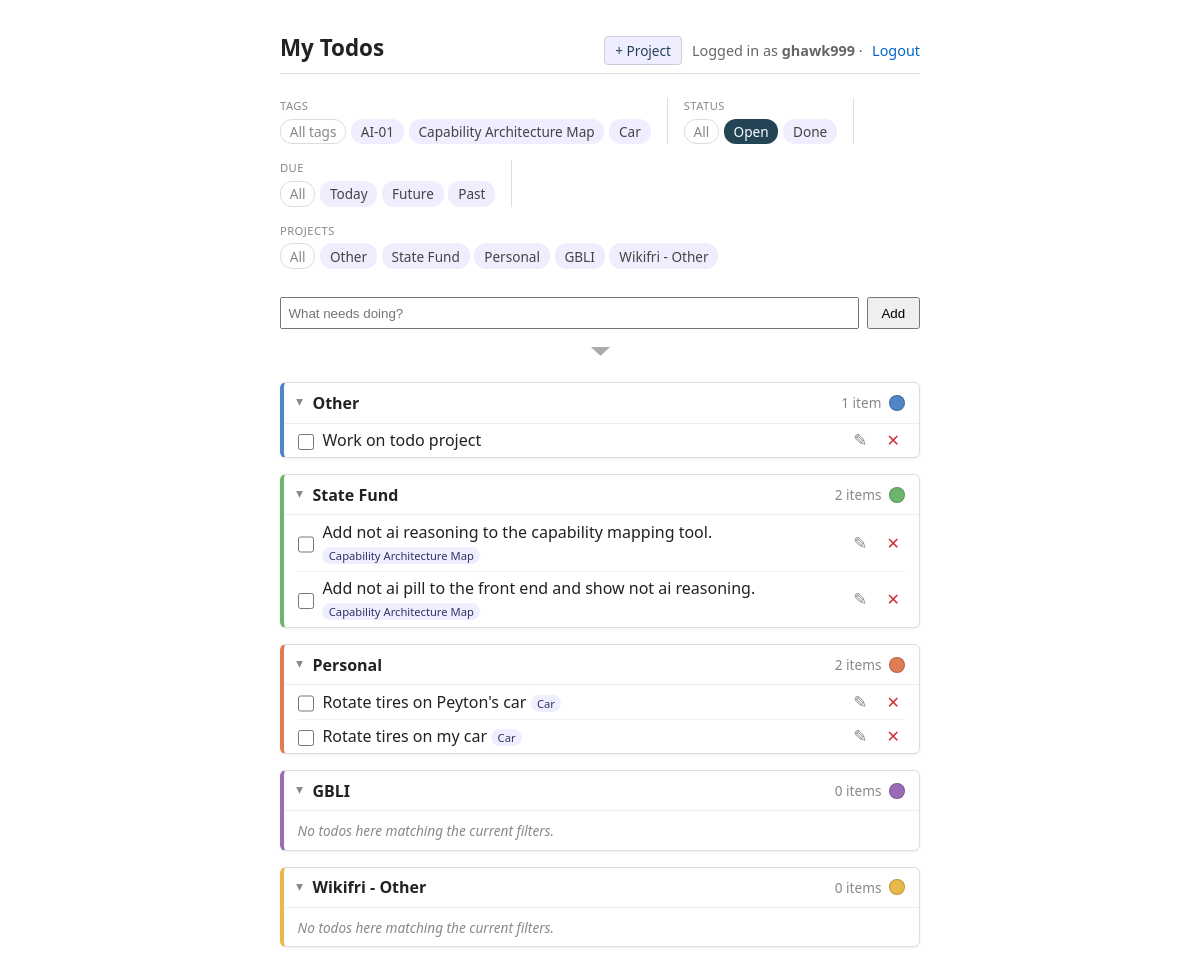
The app's page / (signed in), older data.
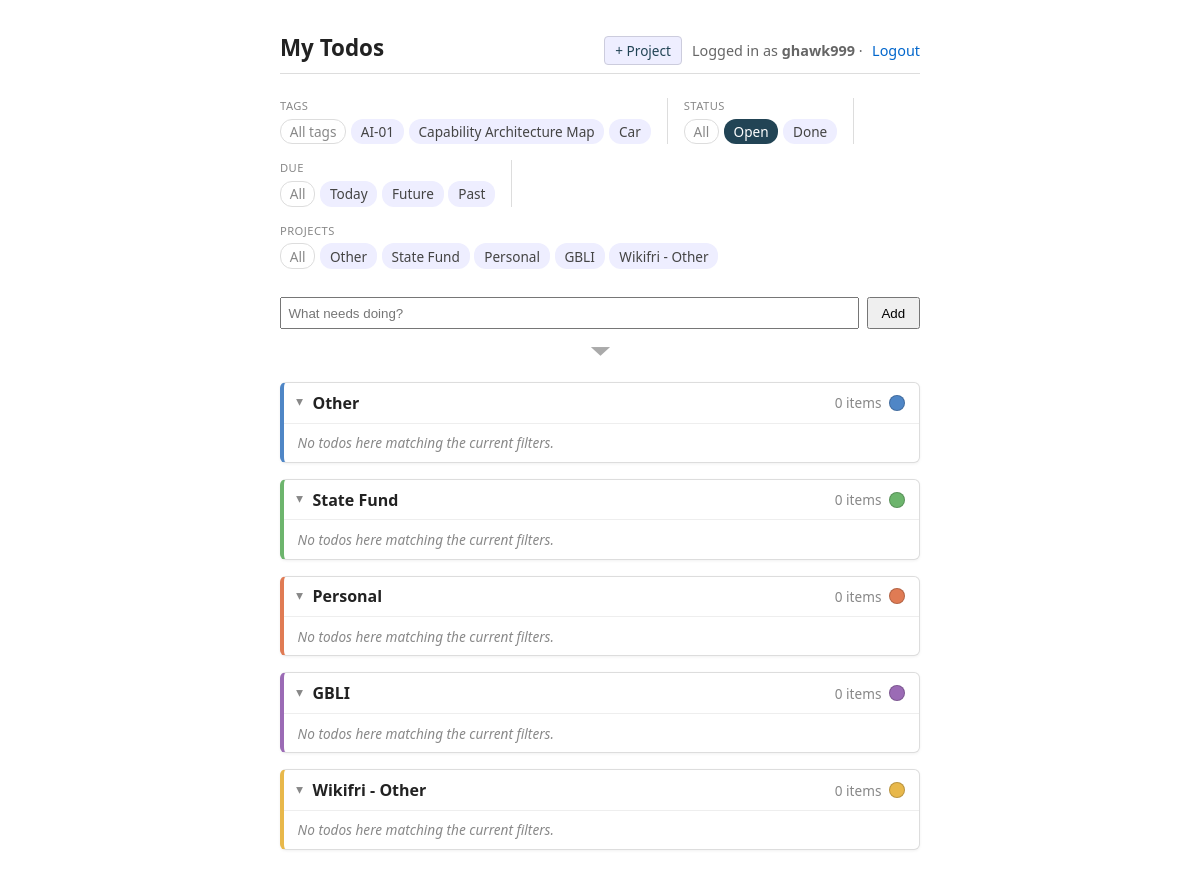
The same page, newer data.
### todos/models.py (models this page shows, shortened)
class Tag(models.Model):
    user = models.ForeignKey(
        settings.AUTH_USER_MODEL,
        on_delete=models.CASCADE,
        related_name='tags',
    )
    name = models.CharField(max_length=50)
    created_at = models.DateTimeField(auto_now_add=True)
    class Meta:
        ordering = ['name']
        constraints = [
            models.UniqueConstraint(Lower('name'), 'user', name='unique_tag_name_per_user_ci'),
        ]

class Project(models.Model):
    user = models.ForeignKey(
        settings.AUTH_USER_MODEL,
        on_delete=models.CASCADE,
        related_name='projects',
    )
    name = models.CharField(max_length=80)
    sort_order = models.PositiveIntegerField(default=0)
    is_catchall = models.BooleanField(default=False)
    color = models.CharField(max_length=7, blank=True, default='')
    created_at = models.DateTimeField(auto_now_add=True)
    class Meta:
        ordering = ['sort_order', 'name']
        constraints = [
            models.UniqueConstraint(fields=['user', 'name'], name='unique_project_name_per_user'),
            models.UniqueConstraint(
                fields=['user'],
                condition=models.Q(is_catchall=True),
                name='one_catchall_per_user',
            ),
        ]
    def __str__(self):
        return self.name

class Todo(models.Model):
    user = models.ForeignKey(
        settings.AUTH_USER_MODEL,
        on_delete=models.CASCADE,
        related_name='todos',
    )
    project = models.ForeignKey(
        Project,
        null=True,
        blank=True,
        on_delete=models.SET_NULL,
        related_name='todos',
    )
    tags = models.ManyToManyField(Tag, blank=True, related_name='todos')
    title = models.CharField(max_length=200)
    done = models.BooleanField(default=False)
    due_date = models.DateField(null=True, blank=True)
    created_at = models.DateTimeField(auto_now_add=True)
    updated_at = models.DateTimeField(auto_now=True)
    completed_at = models.DateTimeField(null=True, blank=True)
    class Meta:
        ordering = ['done', 'id']

### todos/views.py (the view)
# urls.py: path('', views.todo_list, name='todo_list'),
@login_required
def todo_list(request):
    return render(request, 'todos/list.html', _list_context(request))

### todos/forms.py (shortened to what this page needs)
class ProjectForm(forms.ModelForm):
    class Meta:
        model = Project
        fields = ['name', 'color']
        widgets = {
            'name': forms.TextInput(attrs={'placeholder': 'New project name'}),
            'color': forms.TextInput(attrs={'type': 'color', 'style': 'width:3rem;height:2rem;padding:.1rem;cursor:pointer'}),
        }
    def __init__(self, *args, user=None, **kwargs):
        super().__init__(*args, **kwargs)
        self._user = user
        self.fields['color'].required = False

### todos/views.py (called while the page is built, shortened)
def _get_or_create_catchall(user):
    catchall = user.projects.filter(is_catchall=True).first()
    if catchall is not None:
        return catchall

def _active_tag(request):
    raw = (request.GET.get('tag') or '').strip()
    if not raw:
        return None
    return Tag.objects.filter(user=request.user, name__iexact=raw).first()

def _active_status(request):
    raw = request.GET.get('status')
    if raw is None:
        return 'open'  # default view: open todos only
    raw = raw.strip().lower()
    if raw == 'all':
        return None
    return raw if raw in STATUS_CHOICES else 'open'

def _active_due(request):
    raw = (request.GET.get('due') or '').strip().lower()
    return raw if raw in DUE_CHOICES else None

def _active_project(request):
    raw = (request.GET.get('project') or '').strip()
    if not raw:
        return None
    return request.user.projects.filter(pk=raw).first() if raw.isdigit() else None

### todos/templates/todos/list.html (shortened to what this page needs)
{% extends "base.html" %}
{% block header_actions %}
    <button type="button" id="new-project-btn" class="btn-new-project">+ Project</button>
{% endblock %}
{% block content %}
    <div class="filter-bar">
        {% if used_tags %}
            <div class="filter-group">
                <div class="filter-label">Tags</div>
                <div class="filter-pills">
                    <a class="chip clear {% if not active_tag %}active{% endif %}" href="{% querystring tag=None %}">All tags</a>
                    {% for tag in used_tags %}
                        <a class="chip {% if active_tag and active_tag.pk == tag.pk %}active{% endif %}"
                           href="{% querystring tag=tag.name %}">{{ tag.name }}</a>
                    {% endfor %}
                </div>
            </div>
        {% endif %}
        <div class="filter-group">
            <div class="filter-label">Status</div>
            <div class="filter-pills">
                <a class="chip clear {% if not active_status %}active{% endif %}" href="{% querystring status='all' %}">All</a>
                <a class="chip {% if active_status == 'open' %}active{% endif %}" href="{% querystring status='open' %}">Open</a>
                <a class="chip {% if active_status == 'done' %}active{% endif %}" href="{% querystring status='done' %}">Done</a>
            </div>
        </div>
        <div class="filter-group">
            <div class="filter-label">Due</div>
            <div class="filter-pills">
                <a class="chip clear {% if not active_due %}active{% endif %}" href="{% querystring due=None %}">All</a>
                <a class="chip {% if active_due == 'today' %}active{% endif %}" href="{% querystring due='today' %}">Today</a>
                <a class="chip {% if active_due == 'future' %}active{% endif %}" href="{% querystring due='future' %}">Future</a>
                <a class="chip {% if active_due == 'past' %}active{% endif %}" href="{% querystring due='past' %}">Past</a>
            </div>
        </div>
        {% if projects %}
            <div class="filter-group">
                <div class="filter-label">Projects</div>
                <div class="filter-pills">
                    <a class="chip clear {% if not active_project %}active{% endif %}" href="{% querystring project=None %}">All</a>
                    {% for project in projects %}
                        <a class="chip {% if active_project and active_project.pk == project.pk %}active{% endif %}"
                           href="{% querystring project=project.pk %}">{{ project.name }}</a>
                    {% endfor %}
                </div>
            </div>
        {% endif %}
    </div>
    <form class="add-form" method="post" action="{% url 'todo_add' %}">
        <div class="add-row">
            {{ todo_form.title }}
            <button type="submit">Add</button>
        </div>
        <details class="add-more" {% if todo_form.project.errors or todo_form.tags_text.errors or todo_form.due_date.errors or todo_form.day_of_week.errors %}open{% endif %}>
            <summary title="Show / hide project, tags, due date, and recurring options"></summary>
        </details>
    </form>
    <div id="project-cards">
    {% for group in groups %}
        <details class="card draggable" open draggable="true" data-project-id="{{ group.project.pk }}" style="--card-accent: {{ group.color }}">
            <summary>
                <span class="card-title">{{ group.project.name }}</span>
                <span class="card-count">{{ group.todos|length }} item{{ group.todos|length|pluralize }}</span>
                <button type="button" class="card-color-btn" style="background:{{ group.color }}" data-project-id="{{ group.project.pk }}" title="Edit project color" aria-label="Edit project"></button>
            </summary>
            {% if group.todos %}
                <ul class="todos">
                    {% for todo in group.todos %}
                        <li class="{% if todo.done %}done{% endif %}">
                            <form class="inline toggle-form" method="post" action="{% url 'todo_toggle' todo.pk %}">
                                <input type="checkbox" class="todo-check" {% if todo.done %}checked{% endif %} title="Toggle done" aria-label="Mark complete">
                            </form>
                            <span class="title">
                                {{ todo.title }}
                                {% for t in todo.tags.all %}<span class="row-tag">{{ t.name }}</span>{% endfor %}
                            </span>
                            <a href="{% url 'todo_edit' todo.pk %}{% querystring %}" class="edit-btn" title="Edit" aria-label="Edit todo">✎</a>
                            <form class="inline" method="post" action="{% url 'todo_delete' todo.pk %}">
                                <button type="submit" class="delete-btn" title="Delete" aria-label="Delete todo">✕</button>
                            </form>
                        </li>
                    {% endfor %}
                </ul>
            {% else %}
                <p class="card-empty">No todos here{% if active_tag or active_status %} matching the current filters{% endif %}.</p>
            {% endif %}
        </details>
    {% empty %}
        <p style="color:#666">No projects yet — add one above, or add a todo (it'll go into "Other").</p>
    {% endfor %}
    </div>
{% endblock %}

### todos/templates/base.html (shortened to what this page needs)
{% load static %}
<!doctype html>
<html lang="en">
<head>
</head>
<body>
<header>
    <h1>My Todos</h1>
    <nav>
        {% if user.is_authenticated %}
            {% block header_actions %}{% endblock %}
            <span class="nav-user">Logged in as <strong>{{ user.username }}</strong> ·</span>
            <form class="inline" method="post" action="{% url 'logout' %}">
                <button type="submit" class="link">Logout</button>
            </form>
        {% else %}
            <a href="{% url 'login' %}">Login</a> · <a href="{% url 'signup' %}">Sign up</a>
        {% endif %}
    </nav>
</header>
<main>
    {% block content %}{% endblock %}
</main>
</body>
</html>

### todos/templates/base.html (style rules this page uses)
body { font-family: system-ui, sans-serif; max-width: 640px; margin: 2rem auto; padding: 0 1rem; color: #222; }
header { display: flex; justify-content: space-between; align-items: baseline; border-bottom: 1px solid #ddd; padding-bottom: .5rem; margin-bottom: 1.5rem; }
header h1 { margin: 0; font-size: 1.4rem; }
header nav { font-size: .9rem; color: #666; display: flex; align-items: center; gap: .6rem; }
header nav .nav-user { line-height: 1.6; }
header nav a, header nav .link { color: #06c; text-decoration: none; background: none; border: none; padding: 0; cursor: pointer; font: inherit; }
form.inline { display: inline; }
.add-form { display: flex; flex-direction: column; gap: .25rem; margin-bottom: 1rem; }
.add-form .add-row { display: flex; gap: .5rem; align-items: center; }
.add-form .add-row input[type=text] { flex: 1; padding: .4rem; }
.add-form input[type=text] { padding: .4rem; }
.add-form button { padding: .4rem .8rem; }
.add-form details.add-more > summary { cursor: pointer; user-select: none; list-style: none; color: #aaa; padding: .35rem 0; width: 100%; text-align: center; border-radius: 4px; transition: background .1s, color .1s; }
.add-form details.add-more > summary::before { content: '▾'; display: inline-block; font-size: 1.1rem; line-height: 1; transform: scaleX(2.2); transition: transform .15s; transform-origin: center; }
button.link { color: #c33; }
.btn-new-project { padding: .25rem .65rem; background: #eef; color: #245; border: 1px solid #ccd; border-radius: 4px; cursor: pointer; font: inherit; font-size: .85rem; }
details.card { border: 1px solid #ddd; border-left: 4px solid var(--card-accent, #ddd); border-radius: 6px; margin: 1rem 0; background: #fff; }
details.card[open] { box-shadow: 0 1px 3px rgba(0,0,0,.06); }
details.card summary { padding: .55rem .85rem; cursor: pointer; user-select: none; display: flex; align-items: center; gap: .5rem; list-style: none; }
details.card summary::before { content: '▸'; color: #888; font-size: .85rem; transition: transform .15s; display: inline-block; flex-shrink: 0; }
details.card[open] summary::before { transform: rotate(90deg); }
details.card[open] summary { border-bottom: 1px solid #eee; }
details.card .card-title { font-weight: 600; }
details.card .card-count { color: #888; font-size: .85rem; margin-left: auto; }
details.card .card-empty { padding: .6rem .85rem; color: #888; font-size: .85rem; font-style: italic; margin: 0; }
details.card.draggable > summary { cursor: grab; }
.card-color-btn { width: 1rem; height: 1rem; border-radius: 50%; border: 1.5px solid rgba(0,0,0,.2); cursor: pointer; padding: 0; flex-shrink: 0; background: var(--card-accent, #ddd); }
.filter-bar { display: flex; align-items: stretch; gap: 1rem; margin: .25rem 0 1.75rem; flex-wrap: wrap; font-size: .85rem; }
.filter-group { display: flex; flex-direction: column; gap: .35rem; min-width: 0; }
.filter-label { font-size: .7rem; color: #888; text-transform: uppercase; letter-spacing: .04em; }
.filter-pills { display: flex; flex-wrap: wrap; gap: .3rem; }
.chip { color: #444; background: #eef; padding: .15rem .55rem; border-radius: 12px; text-decoration: none; border: 1px solid transparent; }
.chip.active { background: #245; color: #fff; }
.chip.clear { background: transparent; color: #888; border-color: #ddd; }

Row changes from the older to the newer data that the page shows:
changed Project "Other": loses Todo (title "Work on todo project"); todos|length "1" → "0"; now shows "No todos here matching the current filters ."
changed Project "State Fund": loses Todo (title "Add not ai reasoning to the capability mapping tool.", Tag (name "Capability Architecture Map")); loses Todo (title "Add not ai pill to the front end and show not ai reasoning.", Tag (name "Capability Architecture Map")); todos|length "2" → "0"; now shows "No todos here matching the current filters ."
changed Project "Personal": loses Todo (title "Rotate tires on Peyton's car", Tag (name "Car")); loses Todo (title "Rotate tires on my car", Tag (name "Car")); todos|length "2" → "0"; now shows "No todos here matching the current filters ."
